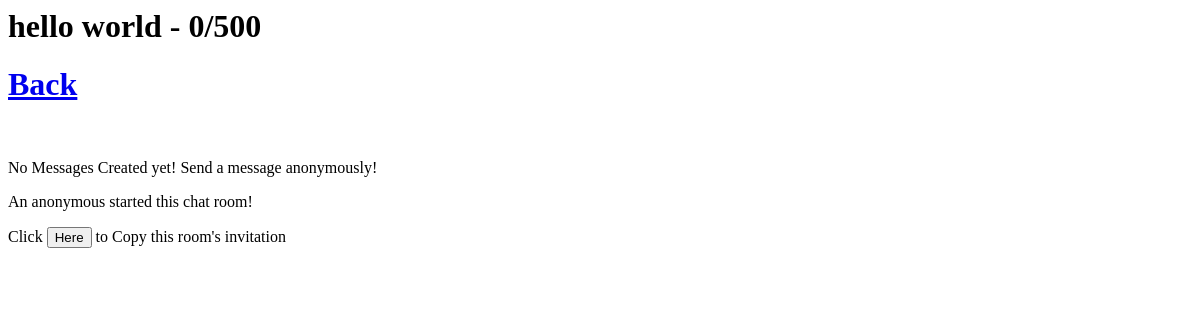
The page /chatlog/1 on the database as committed earlier.
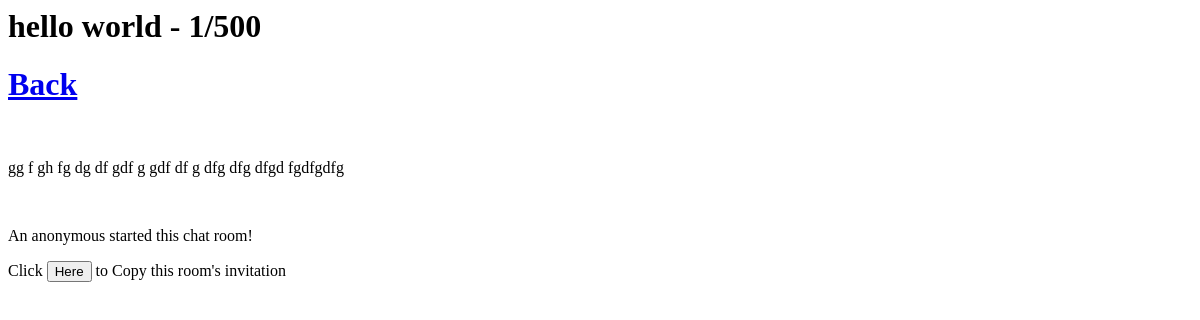
The same page on the database as committed later.
### app.py (models this page shows, shortened)
class Rooms(db.Model):
    RID = db.Column(db.Integer, primary_key=True)
    name = db.Column(db.String(100), unique=True, nullable=False)
    visibility = db.Column(db.String(20), nullable=False)
    date = db.Column(db.DateTime, nullable=False, default=datetime.utcnow)
    messages = db.Column(db.Integer)
    closing = db.Column(db.Boolean)
    chatters = db.Column(db.Integer)

### app.py (the view)
@app.route('/chatlog/<RID>')
def chatlogs(RID):
    room = Rooms.query.filter_by(RID=RID).first()
    messages = Logs.query.filter_by(RID=RID).all()
    if room.messages >= max_messages:
        countDownDel(db, room, Rooms, Logs)
    return render_template('partial/chatlog.html', messages = messages, room = room, max_message = max_messages, closing = room.closing)

### templates/partial/chatlog.html (shortened to what this page needs)
            <div class = "bg-slate-800 mt-10 p-5 px-10 rounded-t-3xl flex justify-between items-center flex-wrap">
                <h1 class = "text-slate-400 text-2xl font-semibold w-1/2 truncate">{{room.name}} - {{room.messages}}/{{max_message}}</h1>
                <a href = {{url_for('index')}} id = "leave_room"><h1 class = "text-slate-400 text-2xl font-semibold text-right cursor-pointer">Back</h1></a>
            </div>
            <div class = "h-[calc(100vh-230px)] border-2 border-slate-800 p-5 px-10 overflow-auto flex flex-col-reverse"><br>
                {% if messages|length < 1 %}
                <p class = "text-slate-400 text-center mb-[50px]">No Messages Created yet! Send a message anonymously!</p>
                {% else %}
                    {% for x in range(messages|length) %}
                        <p class = "border border-gray-800 p-6 rounded-3xl text-slate-400 text-xl font-light w-10/12">{{messages[(messages|length - 1) - x].message}}</p><br>
                    {% endfor %}
                {% endif %}
                <p class = "text-slate-400 text-center mb-[50px]">An anonymous started this chat room!</p>
                <p class = "text-slate-400 text-center mb-[50px]">Click <button class = "underline" onclick = "copyLink()" >Here</button> to Copy this room's invitation</p>
            </div>

Rows that differ between the two databases and show on the page:
changed Rooms "hello world": messages "0" → "1"
Other text that changed with them:
new list line: "gg f gh fg dg df gdf g gdf df g dfg dfg dfgd fgdfgdfg"
text no longer shown: "No Messages Created yet! Send a message anonymously!"
